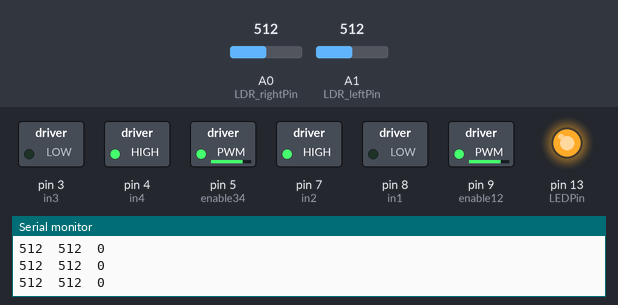
A sketch run on a simulated Arduino Uno, built with avr-gcc and run on an emulated ATmega328P. Parts: switched loads named in the sketch (green lamp = pin HIGH), output pins drawn as LEDs (lit = HIGH), the last lines printed to the serial monitor. The test bench sets the inputs (shaded band); at power-on: A0 (LDR_rightPin) = 512, A1 (LDR_leftPin) = 512.

Above: at 2.2 s.
2.3 s: A0 (LDR_rightPin) set to 716
At 3.5 s:
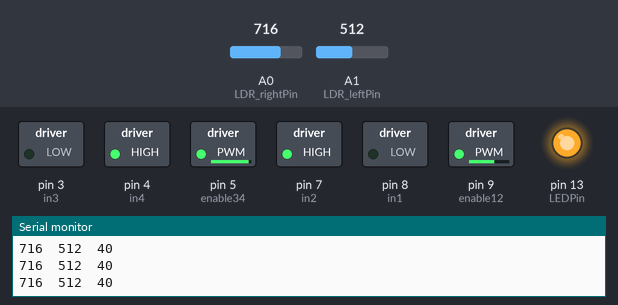
3.8 s: A1 (LDR_leftPin) set to 306
At 5.0 s:
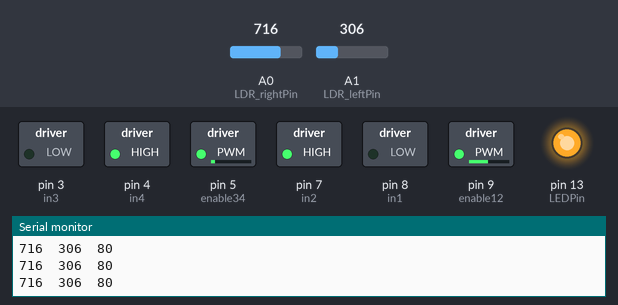
5.3 s: A1 (LDR_leftPin) set to 0
At 6.5 s:
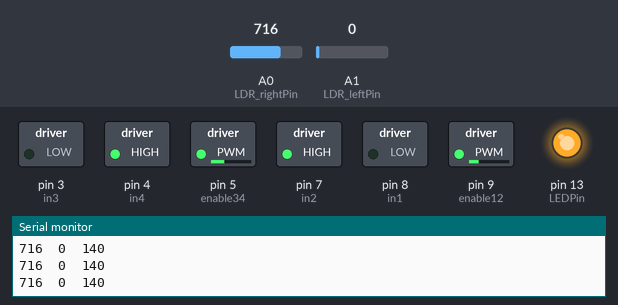
6.8 s: A0 (LDR_rightPin) set to 1023
At 8.0 s:
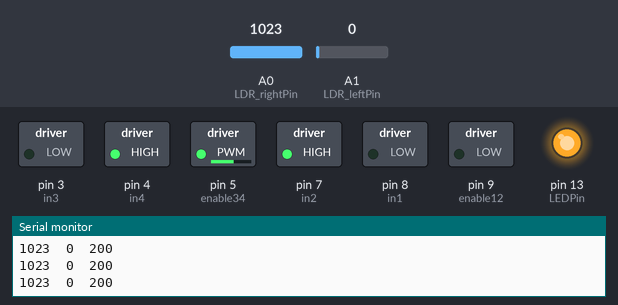
8.3 s: A1 (LDR_leftPin) set to 716
At 9.5 s:
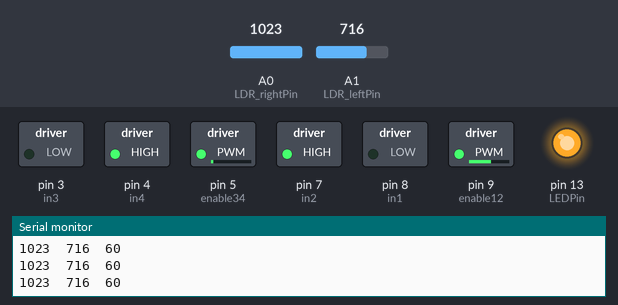
9.8 s: A0 (LDR_rightPin) set to 511
At 10.1 s:
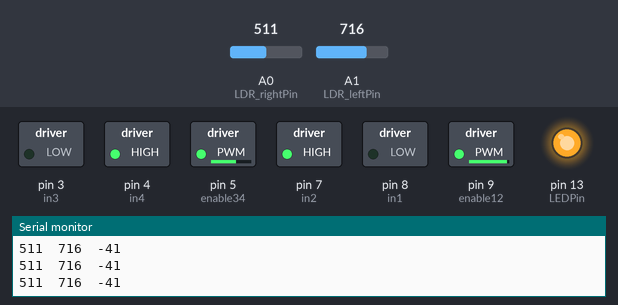
Timing chart, 0 to 12.3 s (numbered marks = the images above; inputs shaded):
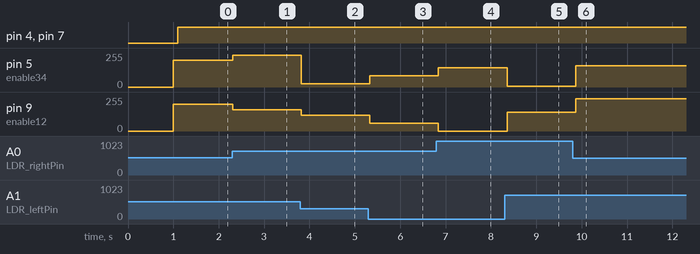

Measured:
- after the input at 2.3 s, pin 5 (enable34): 200/255 → 240/255 at once; pin 9 (enable12): 200/255 → 160/255 at once
- after the input at 3.8 s, pin 5 (enable34): 240/255 → 24/255 at once; pin 9 (enable12): 160/255 → 120/255 at once
- after the input at 5.3 s, pin 5 (enable34): 24/255 → 84/255 at once; pin 9 (enable12): 120/255 → 60/255 at once
- after the input at 6.8 s, pin 5 (enable34): 84/255 → 144/255 at once; pin 9 (enable12): 60/255 → 0/255 at once
- after the input at 8.3 s, pin 5 (enable34): 144/255 → 4/255 after 0.05 s; pin 9 (enable12): 0/255 → 140/255 after 0.05 s
- after the input at 9.8 s, pin 5 (enable34): 4/255 → 159/255 after 0.07 s; pin 9 (enable12): 140/255 → 241/255 after 0.07 s

The sketch:

trekker_LDR_preset.ino
```cpp
/*
  Trekker 1

  Line follower.
  Two drive motors, magnetically coupled
  Two LDR inputs, 1 LED source
 */


const int LDR_rightPin = 0; //analog0
const int LDR_leftPin = 1; //analog1

const int LEDPin = 13;

//L293 Pin assignments
//Motor one - RIGHT
int enable12 = 9;  //bridge 1 and 2 enable (pin 1 on the 16 pin IC)
                  //using PWM on this pin will control speed
int in1      = 8;  //in1 (out1 will be HIGH when set HIGH and LOW when set LOW) (pin 2 on the 16 pin IC)
int in2      = 7;  //in2 (out2 will be HIGH when set HIGH and LOW when set LOW) (pin 7 on the 16 pin IC)

//Motor two - LEFT
int enable34 = 5;
int in3      = 3;
int in4      = 4;

int cruiseSpeed = 200;
int level_Right = 0;
int level_Left = 0;
int delta_drive = 0;

void setup(){
  delay(1000);
  pinMode(enable12, OUTPUT);
  pinMode(enable34, OUTPUT);
  pinMode(in1, OUTPUT);
  pinMode(in2, OUTPUT);
  pinMode(in3, OUTPUT);
  pinMode(in4, OUTPUT);
  pinMode(LEDPin, OUTPUT);

  Serial.begin(9600);
  Serial.println("LDR_right\tLDR_left\tdelta_drive");
  digitalWrite(LEDPin, HIGH); //Illumination on
  setSpeed(cruiseSpeed, cruiseSpeed);
  //motorLeftForward();
  //motorRightForward();
}

void loop(){
  delay(100);

  level_Right = analogRead(LDR_rightPin);
  level_Left = analogRead(LDR_leftPin);

  //Compare left and right LDR readings
  float delta_dark = (level_Right-level_Left);
  //map to [-128,127] for differential drive speed, centred on 128.
  delta_drive = map(delta_dark, -255, 255, -50, 50);

  Serial.print(level_Right);
  Serial.print("\t");
  Serial.print(level_Left);
  Serial.print("\t");
  Serial.print(delta_drive);
  Serial.println();

  setSpeed(cruiseSpeed-delta_drive, cruiseSpeed+delta_drive);
  motorLeftForward();
  motorRightForward();
}

////// Motor Routines  ////////////

void motorLeftForward(){
 digitalWrite(in1, LOW);
 digitalWrite(in2, HIGH);
}

void motorRightForward(){
 digitalWrite(in3, LOW);
 digitalWrite(in4, HIGH);
}

//Unlikely that backwards motion will be required.
void motorLeftBackward(){
 digitalWrite(in1, HIGH);
 digitalWrite(in2, LOW);
}

void motorRightBackward(){
 digitalWrite(in3, HIGH);
 digitalWrite(in4, LOW);
}

//drive both equally for straight ahead motion.
//Different speeds will produce steering.
void setSpeed(int newSpeedLeft, int newSpeedRight){
  analogWrite(enable12, newSpeedLeft);
  analogWrite(enable34, newSpeedRight);
}

void brake(){
 digitalWrite(in1, LOW);
 digitalWrite(in2, LOW);
 digitalWrite(in3, LOW);
 digitalWrite(in4, LOW);
}
```
